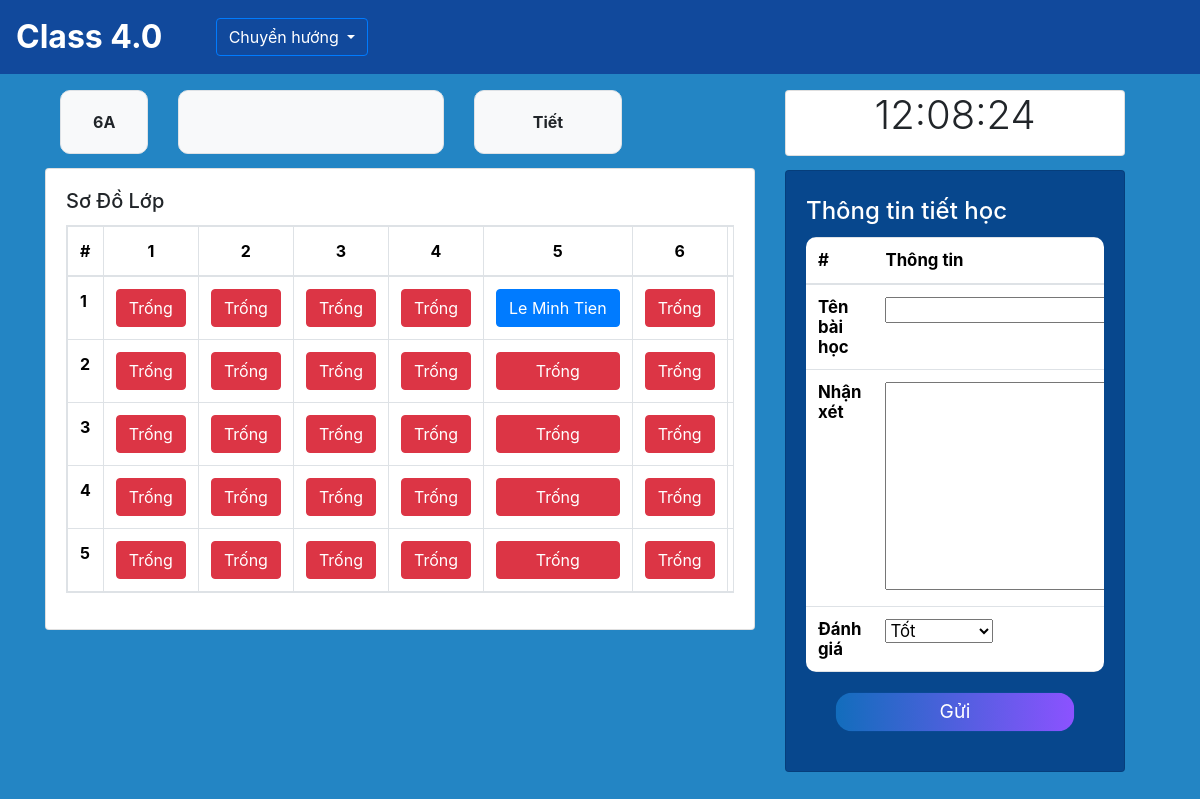
The app's page /home/6A/ with its own data.
### SM/models.py (models this page shows, shortened)
class Classroom(models.Model):
    name = models.CharField(primary_key=True,max_length=10)
    manager = models.ForeignKey('app_User.Teacher', on_delete=models.CASCADE,related_name='classroom') # 1 lớp chỉ có 1 giáo viên và ngược lại

class Student(models.Model):
    id = models.IntegerField(primary_key=True)
    name = models.CharField(max_length=100,blank=False, null=False)
    classroom = models.ForeignKey(Classroom, on_delete=models.CASCADE, related_name='student') # cho phép classroom truy vấn được các student của mình

### CM/models.py (models this page shows, shortened)
class Seat(models.Model):
    classroom = models.ForeignKey(Classroom, on_delete=models.CASCADE, related_name='seats')
    student = models.ForeignKey(Student, on_delete=models.SET_NULL, null=True, blank=True,related_name='seat')
    row = models.PositiveIntegerField()
    column = models.PositiveIntegerField()
    class Meta:
        unique_together = [['classroom', 'row', 'column']]

### CM/views.py (the view)
# urls.py: path('<str:classroom>/', views.classroom, name= 'classroom'),
def classroom(request, classroom):
    classroom = get_object_or_404(Classroom, name=classroom) # đưa vào add lesson
    seats = classroom.seats.all().order_by('row', 'column') # đưa vào add lesson
    now_schedule = get_nowschedule(classroom=classroom)
    now = datetime.now()
    day_number = datetime.now().weekday()
    day_name = day_names[day_number]
    teacher = teacher = request.user
    if request.method == 'POST':
        form_addlesson = LessonForm(request.POST, teacher=teacher)
        if form_addlesson.is_valid():
            if now_schedule:
                lesson = form_addlesson.save(commit=False)
                lesson.classroom = classroom
                lesson.subject = now_schedule.subject
                lesson.save()
                messages.success(request, 'Thành công!')
                return HttpResponseRedirect(request.path_info)
            else:
                messages.error(request, 'Hiện không trong giờ dạy')
                return HttpResponseRedirect(request.path_info)
    else:
        form_addlesson = LessonForm(teacher=teacher)
    context = {
        'rows': range(1, 6),
        'columns': range(1, 9),
        'classroom': classroom,
        'seats':seats,
        'now':now,
        'now_schedule':now_schedule,
        'day_of_week':day_name,
        'form_addlesson': form_addlesson,
    }
    return render(request, 'classroom.html', context)

### CM/forms.py (shortened to what this page needs)
class LessonForm(forms.ModelForm):
    class Meta:
        model = Lessons
        fields = ['name', 'comment', 'grade']
    def __init__(self, *args, **kwargs):
        self.teacher = kwargs.pop('teacher', None)
        super(LessonForm, self).__init__(*args, **kwargs)

### CM/views.py (called while the page is built)
def get_nowschedule(classroom):
    dayofweek = datetime.now().weekday()
    now = datetime.now()
    period = LessonTime.objects.filter(start_time__lte=now, end_time__gte=now).first()
    schedule = Schedule.objects.filter(classroom=classroom,dayofweek=dayofweek, period=period).first()
    if schedule:
        return schedule
    else:
        return None

### CM/templates/classroom.html (shortened to what this page needs)
{% extends "base.html" %}
{% load static %}
{% block Nav %}
<div class="dropdown">
    <button type="button" class="btn btn-outline-primary text-white dropdown-toggle" data-bs-toggle="dropdown">
        Chuyển hướng
    </button>
</div>
{% endblock Nav %}
{% block content %}
  <div class="container-fluid" style="margin-top: 5%; ">
    <div class="container-fluid row">
      <div class="col-8">
        <div style="  margin-bottom: 10px" class="row">
          <div class="container" style="margin-top: 10px">
            <div class="row">
              <div class="col">
                <div class="container overflow-hidden">
                  <div class="row">
                    <div class="col-2">
                      <div class="p-3 border bg-light text-center d-flex align-items-center justify-content-center font-weight-bold" style="border-radius: 10px; height: 4rem">{{ classroom.name }}</div>
                    </div>
                    <div class="col-5">
                      <div class="p-3 border bg-light text-center d-flex align-items-center justify-content-center font-weight-bold" style="border-radius: 10px; height: 4rem">{{now_schedule.subject.name}}</div>
                    </div>
                    <div class="col-3">
                        <div class="p-3 border bg-light text-center d-flex align-items-center justify-content-center font-weight-bold" style="border-radius: 10px; height: 4rem">Tiết {{now_schedule.period.period}}</div>
                      </div>
                  </div>
                </div>
              </div>
            </div>
          </div>
        </div>
        <div class="card" style="margin-top: 2%; margin-bottom: 1%">
          <div class="card-body">
            <h5 class="card-title">Sơ Đồ Lớp</h5>
            <div style="margin-top: 2% margin-bottom: 2%">
              <table class="table table-bordered table-responsive">
                <thead>
                    <tr>
                        <th>#</th>
                        {% for column in columns %}
                        <th class="text-center">{{ column }}</th>
                        {% endfor %}
                    </tr>
                </thead>
                <tbody>
                    {% for row in rows %}
                    <tr>
                        <th>{{ row }}</th>
                        {% for column in columns %}
                        <td>
                          {% for seat in seats %}
                              {% if seat.row == row and seat.column == column %}
                                  {% if not seat.student %}
                                    <div class="d-flex justify-content-center">
                                      <button class="btn btn-danger text-white" style="width:100%">Trống</button>
                                    </div>
                                  {% else %}
                                  <div class="d-flex justify-content-center">
                                    <a class="btn btn-primary text-white text-truncate" href="{% url 'details' classroom.name seat.student.id %}" style="width:100%">{{ seat.student.name }}</a>
                                  </div>
                                  {% endif %}
                              {% endif %}
                          {% endfor %}
                        </td>
                        {% endfor %}
                    </tr>
                    {% endfor %}
                </tbody>
            </table>
            </div>
          </div>
        </div>
      </div>
      <div class="col-4">
        <div class="card" style="margin-top: 10px">
          <div class="card-body d-flex justify-content-center align-items-center" style="height: 4rem">
            <p class="display-6" id="clock"></p>
          </div>
        </div>
        <div class="card display-5" style="margin-top: 4%;margin-bottom:5%; background-color: #07478D">
          <div class="card-body row" style="height: 5%">
            <div class="col-12">
              <form method="POST" style="margin-bottom: 5%">
                <h2 class="card-title text-white" style="margin-top: 2%;font-size:0.5em">Thông tin tiết học</h2>
                <table class="table table-responsive" method="post" style="font-size:0.35em; border-radius: 10px;">
                  <thead>
                    <tr>
                        <th scope="col">#</th>
                        <th scope="col">Thông tin</th>
                    </tr>
                  </thead>
                  <tbody>
                    <tr>
                        <th scope="row">Tên bài học</th>
                        <td>
                            {{form_addlesson.name }}
                        </td>
                    </tr>
                    <tr>
                      <th scope="row">Nhận xét</th>
                      <td>
                          {{form_addlesson.comment }}
                      </td>
                    </tr>
                    <tr>
                      <th scope="row">Đánh giá</th>
                      <td>
                          {{form_addlesson.grade }}
                      </td>
                    </tr>
                  </tbody>
                </table>
                <button type="submit" class="btn btn-primary" style="transform: scale(0.8); width:100%;margin-left: auto; margin-right: auto; display: block; font-size: 0.5em; border-radius: 20px; background-image: linear-gradient(to right, #126DBC, #8C52FF);border: none;">Gửi</button>
              </form>
            </div>
          </div>
        </div>
      </div>
    </div>
</div>
 {% endblock content %}

### templates/base.html (style rules this page uses)
body { margin: 0; padding: 0; height: 100vh; width: 100vw; overflow-x: hidden; }

### records on screen
Classroom: name "6A"
Seat: row "Trống"
Seat: row "Trống"
Seat: row "Trống"
Seat: row "Trống"
Seat: student.name "Le Minh Tien"
Seat: row "Trống"
Seat: row "Trống"
Seat: row "Trống"
Seat: row "Trống"
Seat: row "Trống"
Seat: row "Trống"
Seat: row "Trống"
Seat: row "Trống"
Seat: row "Trống"
Seat: row "Trống"
Seat: row "Trống"
Seat: row "Trống"
Seat: row "Trống"
Seat: row "Trống"
Seat: row "Trống"
Seat: row "Trống"
Seat: row "Trống"
Seat: row "Trống"
Seat: row "Trống"
Seat: row "Trống"
Seat: row "Trống"
Seat: row "Trống"
Seat: row "Trống"
Seat: row "Trống"
Seat: row "Trống"

### other values on screen
{{ column }} "1" "2" "3" "4" "5" "6"
{{ row }} "1" "2" "3" "4" "5"
